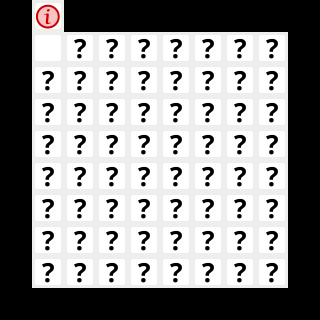

A level layout from a 2D game, rendered from its tile map. Below: a short description, then the map file with its tile-grid data intact:
An orthogonal 10x10 tile map with 32x32 px tiles, 1 tile layer (Calque de Tuiles 1).

<map version="1.5" tiledversion="1.7.0" orientation="orthogonal" renderorder="right-down" width="10" height="10" tilewidth="32" tileheight="32" infinite="0" nextlayerid="4" nextobjectid="2">
 <editorsettings>
  <export target="lvl2.csv" format="csv" />
 </editorsettings>
 <tileset firstgid="1" source="vbot_tilemap.tsx" />
 <layer id="1" name="Calque de Tuiles 1" width="10" height="10">
  <data encoding="csv">
4,6,4,4,4,4,4,4,4,4,
4,1,5,5,5,5,5,5,5,4,
4,5,5,5,5,5,5,5,5,4,
4,5,5,5,5,5,5,5,5,4,
4,5,5,5,5,5,5,5,5,4,
4,5,5,5,5,5,5,5,5,4,
4,5,5,5,5,5,5,5,5,4,
4,5,5,5,5,5,5,5,5,4,
4,5,5,5,5,5,5,5,5,4,
4,4,4,4,4,4,4,4,4,4
</data>
 </layer>
</map>
